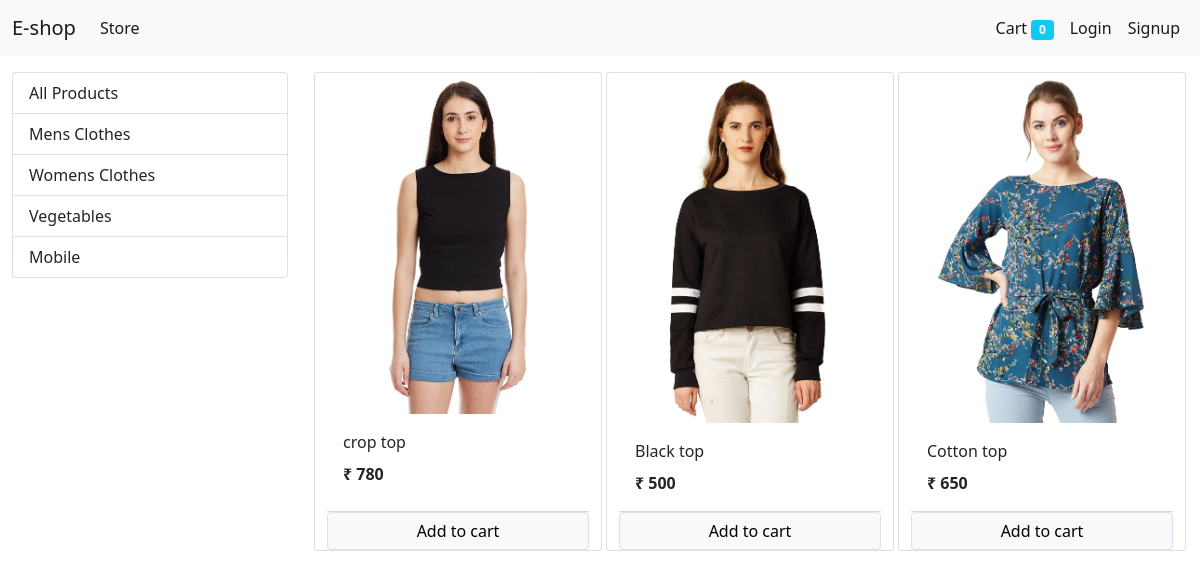
The app's page /?category=2 with its own data.
### store/models.py (models this page shows, shortened)
class Category(models.Model):
    name = models.CharField(max_length=20)
    class Meta:
        db_table = "category"
    @staticmethod
    def get_all_categories():
        return Category.objects.all()

class Product(models.Model):
    name = models.CharField(max_length=50)
    price = models.IntegerField(default=0)
    category = models.ForeignKey(Category, on_delete=models.CASCADE,default=1)
    description = models.CharField(max_length=200, default="")
    image = models.ImageField(upload_to='uploads/products/')
    class Meta:
        app_label = "store"
        db_table = "product"
    @staticmethod
    def get_product_by_id(category_id):
        if category_id:
            return Product.objects.filter(category = category_id)
        else:
            return Product.objects.all()

### store/views/index.py (the view, shortened to what this page needs)
# urls.py: path('', index.Index.as_view(), name='homepage'),
class Index(View):
    def get(self, request):
        cart = request.session.get('cart')
        if not cart:
            request.session['cart'] = {}
        all_products = None
        all_categories = Category.get_all_categories()
        category_id = request.GET.get('category')
        if category_id:
            all_products = Product.get_product_by_id(category_id)
        else:
            all_products = Product.get_all_products()
        data = {}
        data['products'] = all_products
        data['categories'] = all_categories
        print(request.session.get("customer_email"))
        return render(request, 'index.html', data)

### store/templatetags/cart.py (called while the page is built)
@register.filter(name='is_in_cart')
def is_in_cart(product  , cart):
    keys = cart.keys()
    for id in keys:
        if int(id) == product.id:
            return True
    return False

### store/templatetags/custom_filter.py (called while the page is built)
@register.filter(name="currency")
def currency(number):
    return "₹ " + str(number)

### store/templates/index.html (shortened to what this page needs)
{% extends 'base.html' %}
{% block content %}
{% load cart %}
{% load custom_filter %}
<div class="container-fluid mt-3">
    <div class="row">
        <div class="col-lg-3 mx-auto">
            <div class="list-group">
                <a href="/" class="list-group-item list-group-item-action">All Products</a>
                {% for category in categories %}
                <a href="/?category={{category.id}}"
                    class="list-group-item list-group-item-action">{{category.name}}</a>
                {% endfor %}
            </div>
        </div>
        <div id="products" class="col-lg-9 mx-auto">
            <div class="row mx-auto">
                {% for product in products %}
                <div class="card mx-auto mb-3" id={{product.id}} style="width: 18rem;">
                    <img class="card-img-top" src="{{product.image.url}}" alt="Card image cap">
                    <div class="card-body">
                        <p class="card-title">{{product.name}}</p>
                        <p class="card-text"><b>{{product.price|currency}}</b></p>
                    </div>
                    {% if product|is_in_cart:request.session.cart %}
                    <div class="row">
                        <form action="/#{{product.id}}" method="POST" class="col-2">
                            {% csrf_token %}
                            <input type="text" hidden name="product" id="" value="{{product.id}}">
                            <input type="text" hidden name="remove" id="" value="True">
                            <input type="submit" class="btn btn-block btn-secondary" value=" - ">
                        </form>
                        <div class="text-center col">{{product|cart_quantity:request.session.cart}} in cart</div>
                        <form action="/#{{product.id}}" method="POST" class="col-2">
                            {% csrf_token %}
                            <input type="text" hidden name="product" id="" value="{{product.id}}">
                            <input type="submit" class="btn btn-block btn-secondary" value=" + ">
                        </form>
                    </div>
                    {% else %}
                    <form action="/#{{product.id}}" method="POST" class="btn-block">
                        <input type="submit" class="btn btn-light border form-control" value="Add to cart">
                    </form>
                    {% endif %}
                </div>
                {%endfor%}
            </div>
        </div>
    </div>
</div>
{% endblock %}

### records on screen
Category: name "Mens Clothes"
Category: name "Womens Clothes"
Category: name "Vegetables"
Category: name "Mobile"
Product: image (picture), name "crop top", price "₹ 780"
Product: image (picture), name "Black top", price "₹ 500"
Product: image (picture), name "Cotton top", price "₹ 650"

### other values on screen
{{ request.session.cart.keys|length }} "0"
